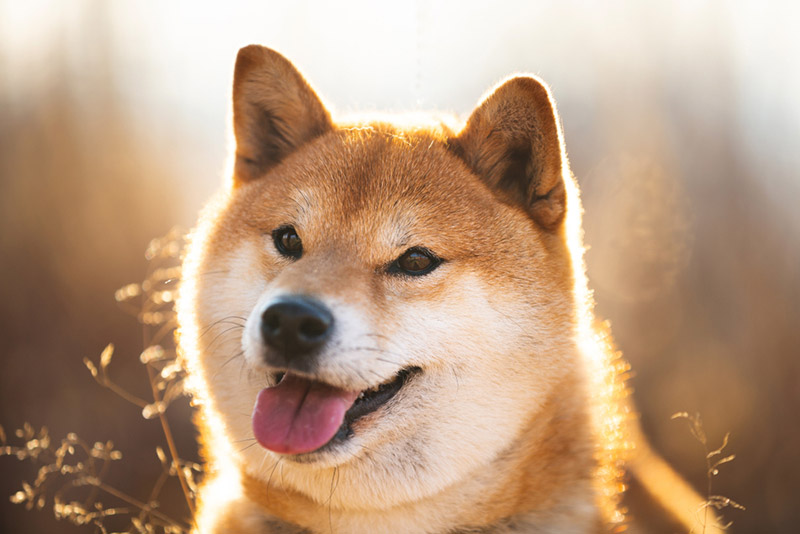
#> input picture chiba.jpg, 800 x 534 px
$ python Ex1_readimage.py
#> lines starting #> are read from the running program, lines starting #| are printed output that depends on the picture
import cv2
img = cv2.imread("chiba.jpg")
#> img is the input picture: shape (534, 800, 3); mean B, G, R 129.9, 156, 186.8
cv2.imshow("Image",img)
img_gray = cv2.cvtColor(img, cv2.COLOR_BGR2GRAY)
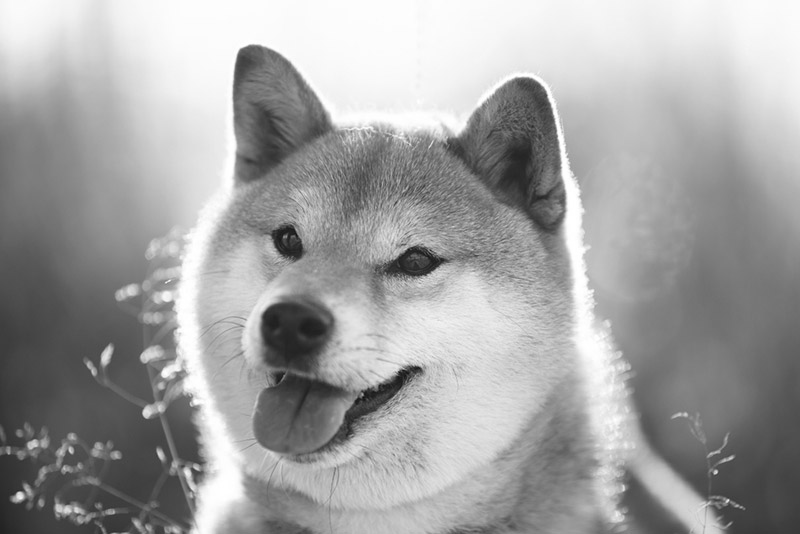
#> img_gray: shape (534, 800); min 14, max 255, mean 162.3
cv2.imshow("Gray", img_gray)
img_hsv = cv2.cvtColor(img, cv2.COLOR_RGB2HSV)
#> img_hsv: shape (534, 800, 3); mean H, S, V 104.4, 86.6, 186.9
cv2.imshow("HSV", img_hsv)
r,c = img.shape[:2]
#> r = 534; c = 800
resize_img = cv2.resize(img, (int(r*50/100),int(c*50/100)), interpolation=cv2.INTER_AREA)
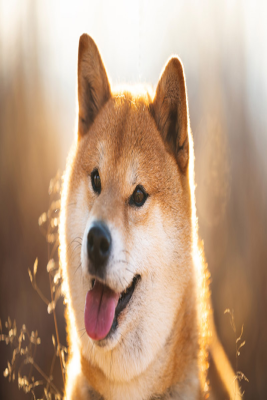
#> resize_img: shape (400, 267, 3); mean B, G, R 129.9, 156, 186.8
cv2.imshow("Resize",resize_img)
img_crop = img[100:100+500, 100:100+500]
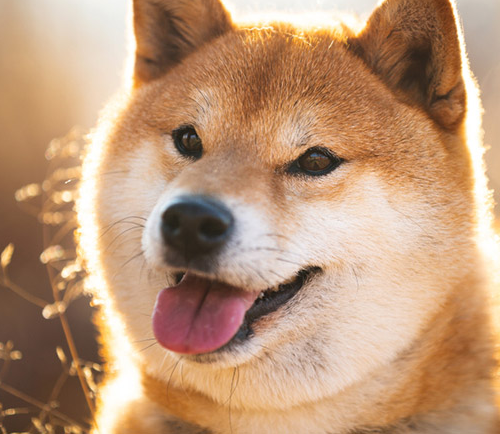
#> img_crop: shape (434, 500, 3); mean B, G, R 120.4, 150.9, 188.9
#[y:y+h, x:x+w]
#img_crop = img[10:100, 100:100]
cv2.imshow("Crop", img_crop)
cv2.waitKey(0)
cv2.destroyAllWindows()

$ run again, with Dog.jpg copied over chiba.jpg
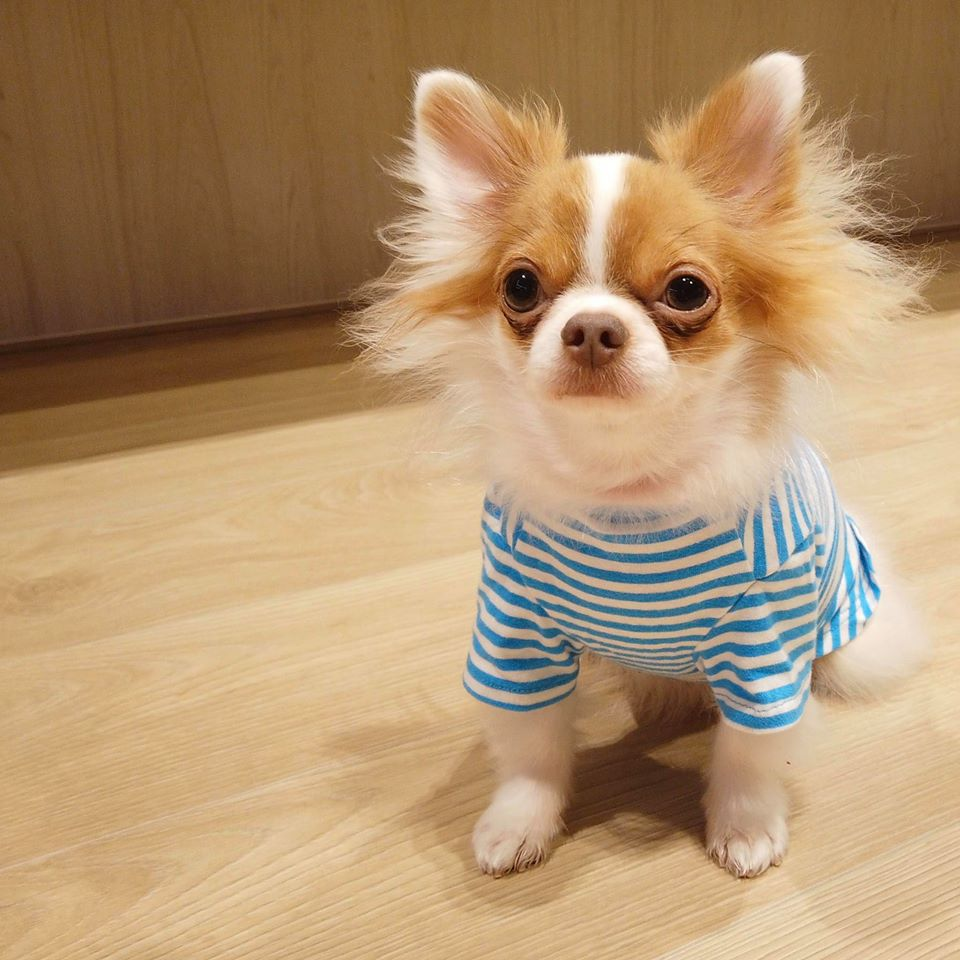
#> input picture Dog.jpg, 960 x 960 px
#> img is the input picture: shape (960, 960, 3); mean B, G, R 111.2, 147.7, 178.7
#> `img_gray = cv2.cvtColor(img, cv2.COLOR_BGR2GRAY)`:
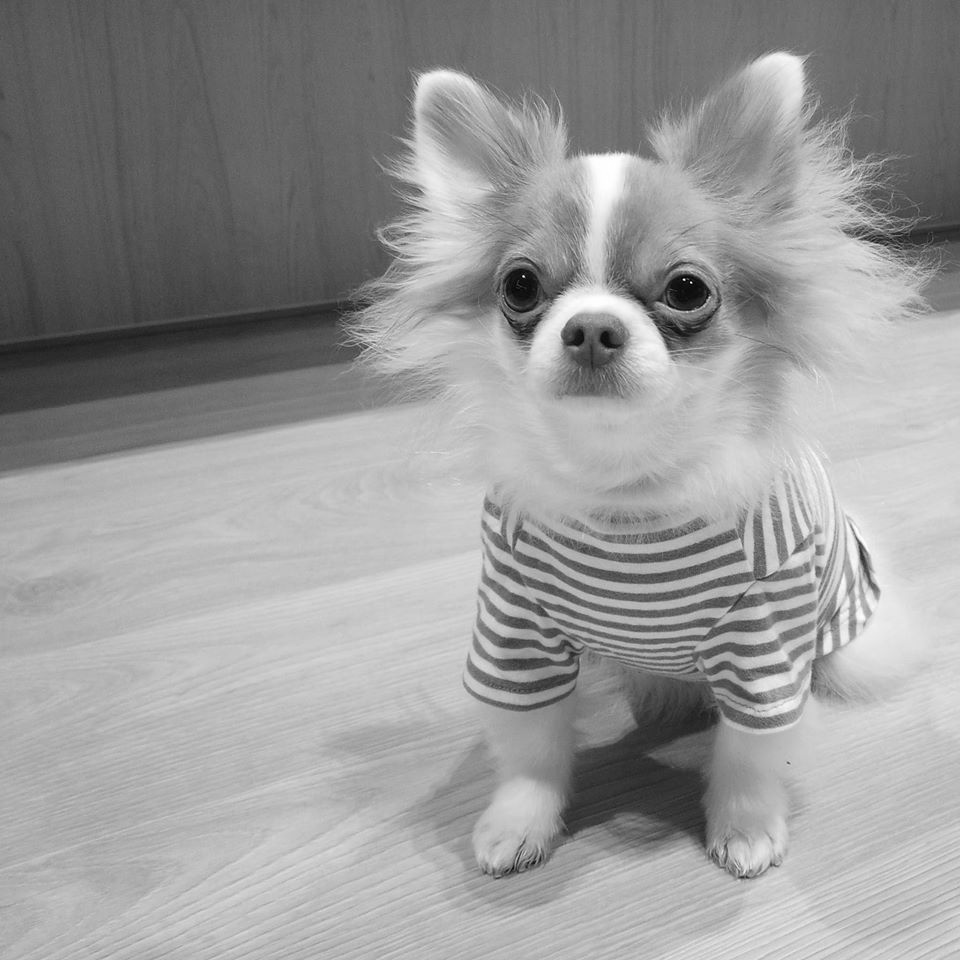
#> img_gray: shape (960, 960); min 0, max 255, mean 152.8
#> img_hsv: shape (960, 960, 3); mean H, S, V 100.6, 110.4, 181.4
#> `img_crop = img[100:100+500, 100:100+500]`:
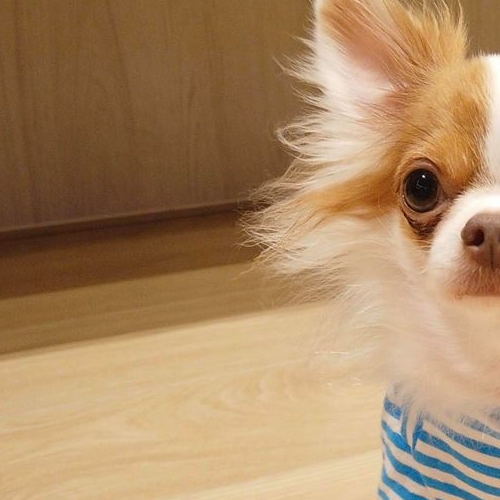
#> img_crop: shape (500, 500, 3); mean B, G, R 99.7, 136.6, 170.7

$ run again, with Dog1.jpg copied over chiba.jpg
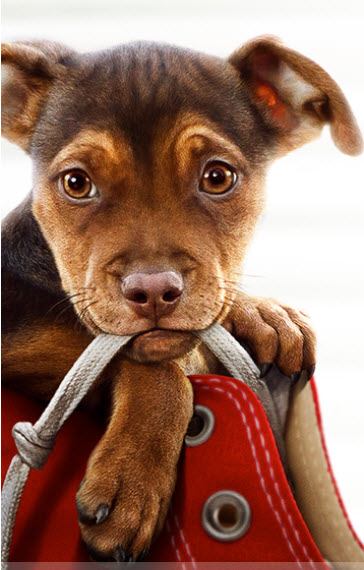
#> input picture Dog1.jpg, 364 x 570 px
#> img is the input picture: shape (570, 364, 3); mean B, G, R 96.6, 113.2, 152
#> img_hsv: shape (570, 364, 3); mean H, S, V 96.4, 124.3, 152.1
#> `resize_img = cv2.resize(img, (int(r*50/100),int(c*50/100)), interpolat..`:
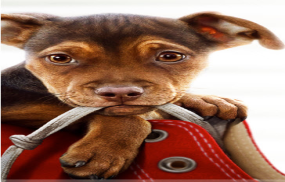
#> resize_img: shape (182, 285, 3); mean B, G, R 96.6, 113.2, 152
#> `img_crop = img[100:100+500, 100:100+500]`:
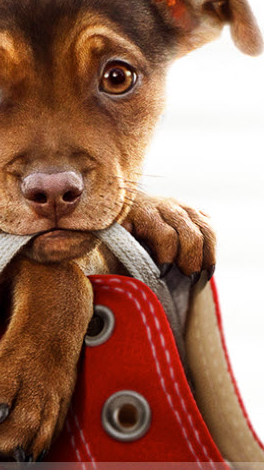
#> img_crop: shape (470, 264, 3); mean B, G, R 91.1, 110.5, 155.4
